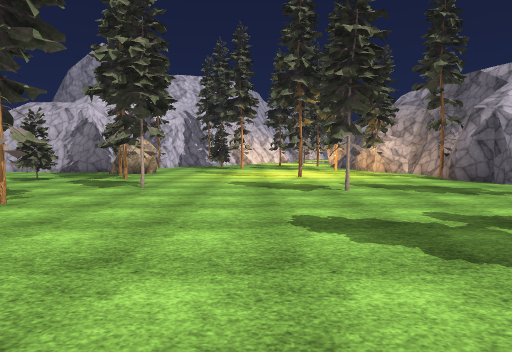
view 1 (above)

21 first-person views from a walk through a scene from a Unity 3-D project. The camera is 1.5 m above the floor, tilts 4° down and sees 75° across. The floor is counted in squares, 2 m on a side. Each view is taken from the middle of a square. On the plan, view 1 faces up. The plan holds only what a view shows up to about 11 squares ahead; the rest is blank. The place goes on beyond the plan. The player character is not drawn. Some animated figures are not drawn. Some surface patterns are stand-ins.

view 2
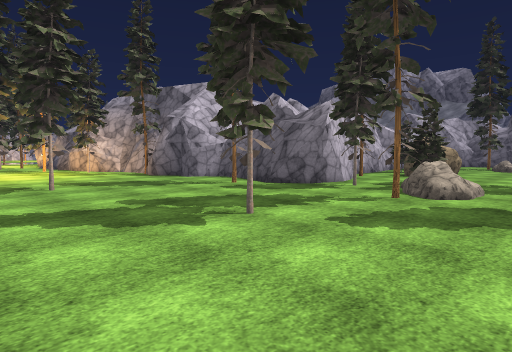

view 3
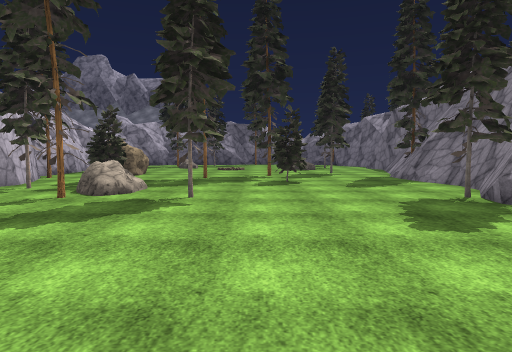

view 4
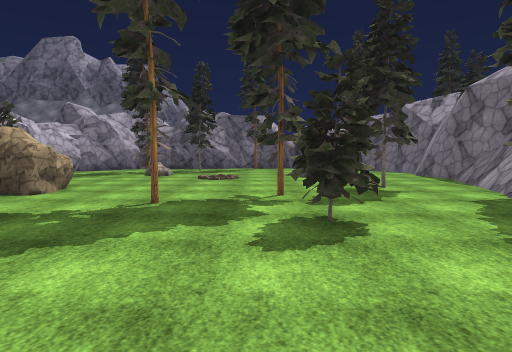

view 5
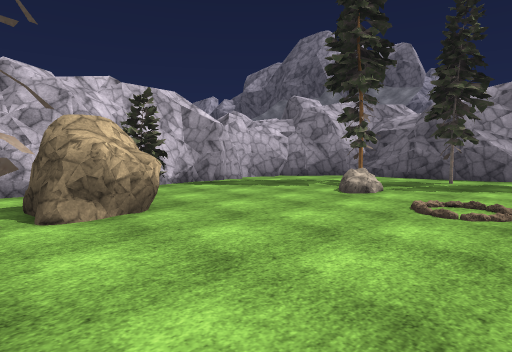

view 6
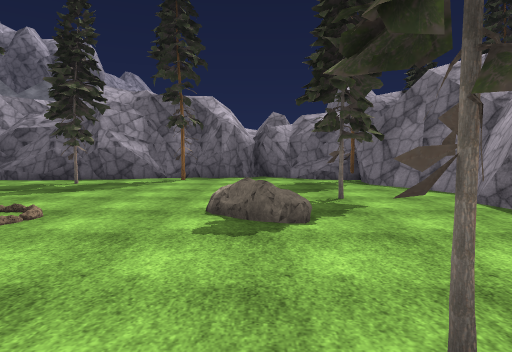

view 7
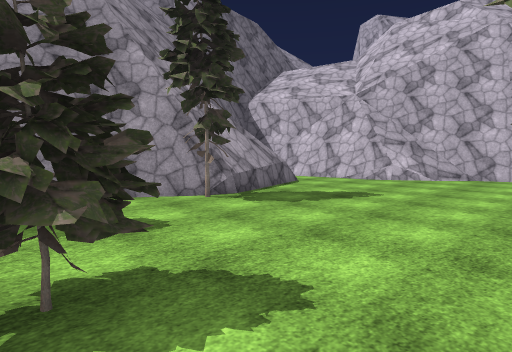

view 8
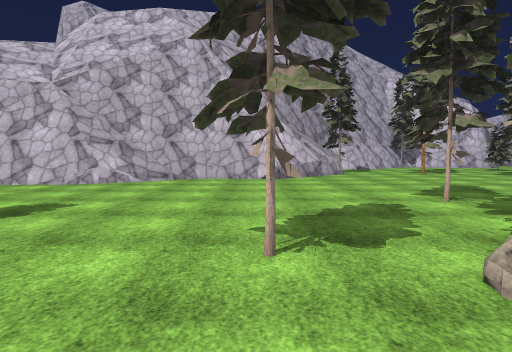

view 9
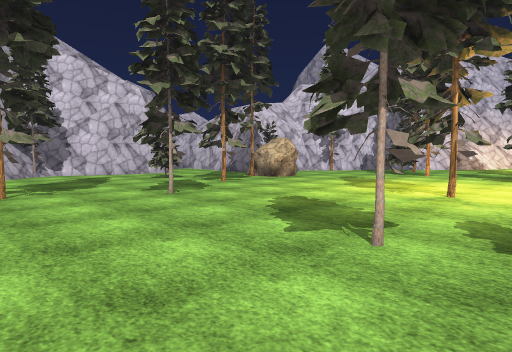

view 10
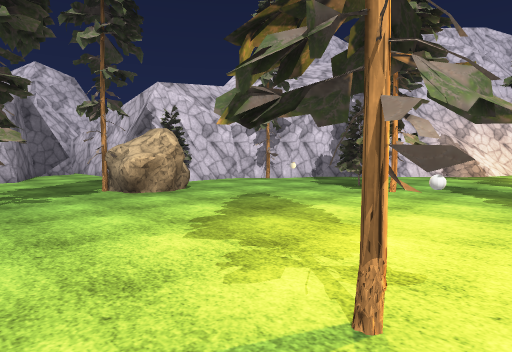

view 11
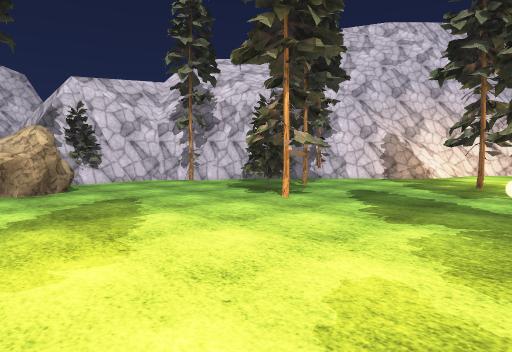

view 12
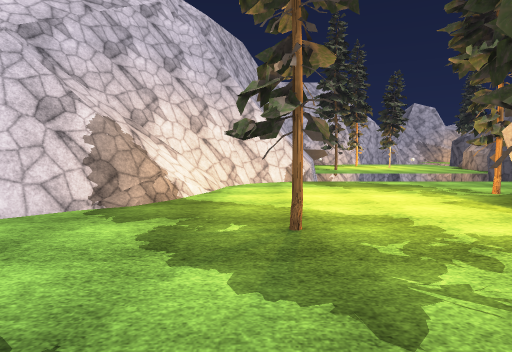

view 13
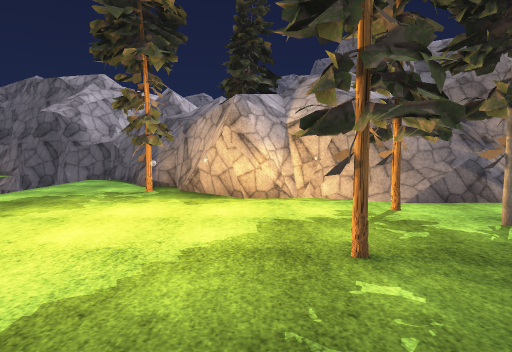

view 14
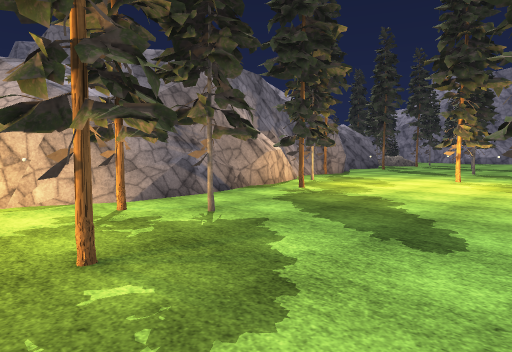

view 15
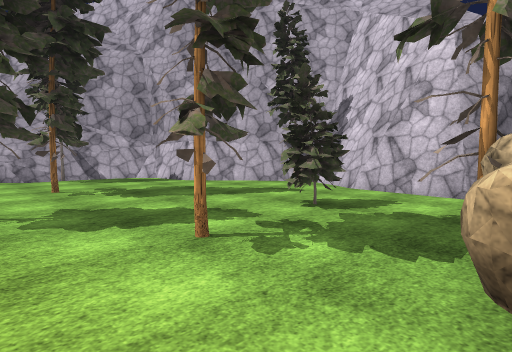

view 16
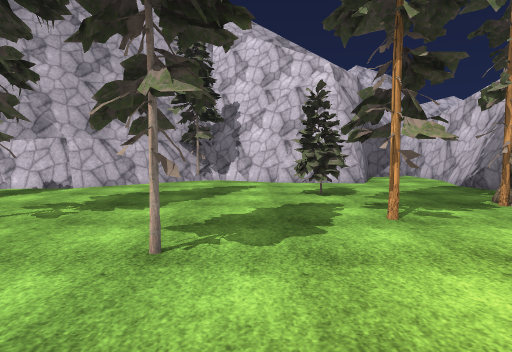

view 17
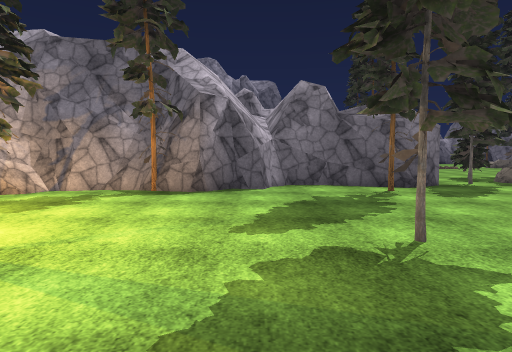

view 18
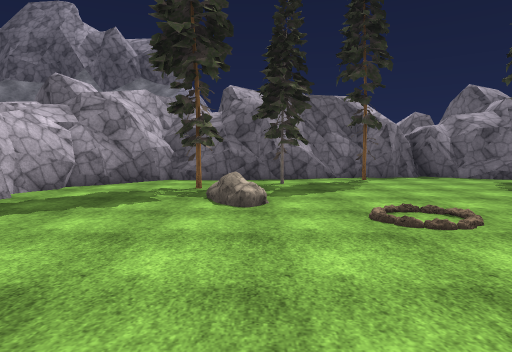

view 19
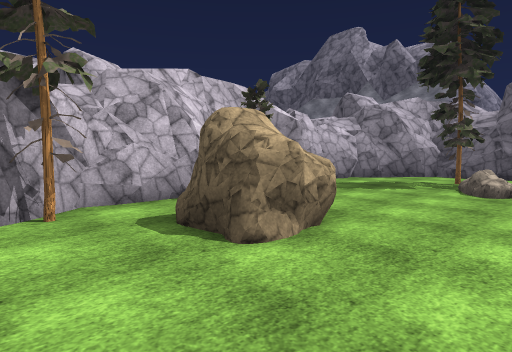

view 20
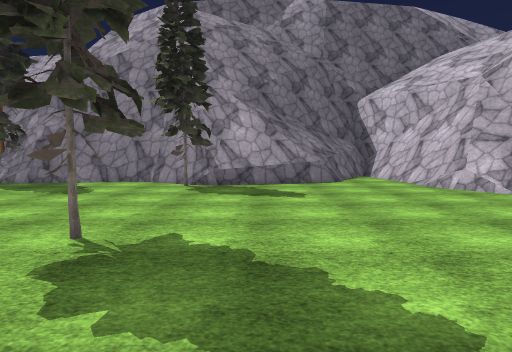

view 21
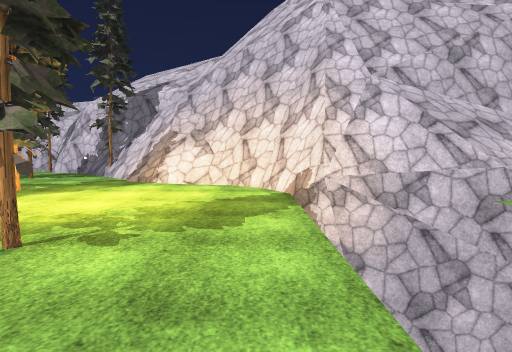

### Floor plan
Key: @ floor where view 1 was taken; # wall or solid block; x gap in a wall; . floor; / step, stairs or slope; = window, fence, low wall or low ledge; ^ raised ledge; v drop or lower ground; O other object.
Columns run from 11 left of view 1 to 22 right of it. Each row starts with its distance up from view 1.
 27              ##    v#
 26              #v    v#
 25            ###vvvvvx#
 24           ##/.......#
 23           #/......###
 22          ##=....###
 21          ##.....##
 20         ##......#
 19        ##....#.##
 18       ##.#...####
 17       #........=#
 16      ##..OO....##
 15      #....#.....#
 14      O.........x#
 13 ######OO........^#
 12 #.....OO.........#
 11 ###........#.....#
 10   #..............#
  9   #..O...........#
  8   #..............##
  7   #..........#....#
  6   #...............#      #####
  5   ##...#.........##  #####.#.###
  4    ##.............#### OO......#
  3     #............./...OO.......^#
  2     ###/......#.../OO.OO.....#.##
  1       ###........# O.......O....#
  0         ##.@..................#.#
 -1          #......................#
 -2          #.....................###
 -3          #.........OO...........##
 -4          #/...............O......#
 -5          #/=...........#........##
 -6          #v#...###..............#
 -7          ###.^###########.....###
 -8           ####         ########

Positions as (right, up) in squares from view 1, and headings:
1: (0, 0), facing up
2: (0, -1), facing up-right
3: (0, -2), facing right
4: (5, -2), facing right
5: (10, -2), facing up-right
6: (11, -4), facing right
7: (9, -1), facing down-left
8: (8, -1), facing left
9: (3, 4), facing up-left
10: (2, 9), facing up-left
11: (3, 11), facing up-left
12: (1, 16), facing up
13: (-1, 20), facing right
14: (-1, 20), facing down-right
15: (-2, 12), facing down-left
16: (0, 8), facing left
17: (-1, 8), facing right
18: (11, 1), facing right
19: (9, 0), facing up-right
20: (4, 2), facing down
21: (8, 24), facing left
